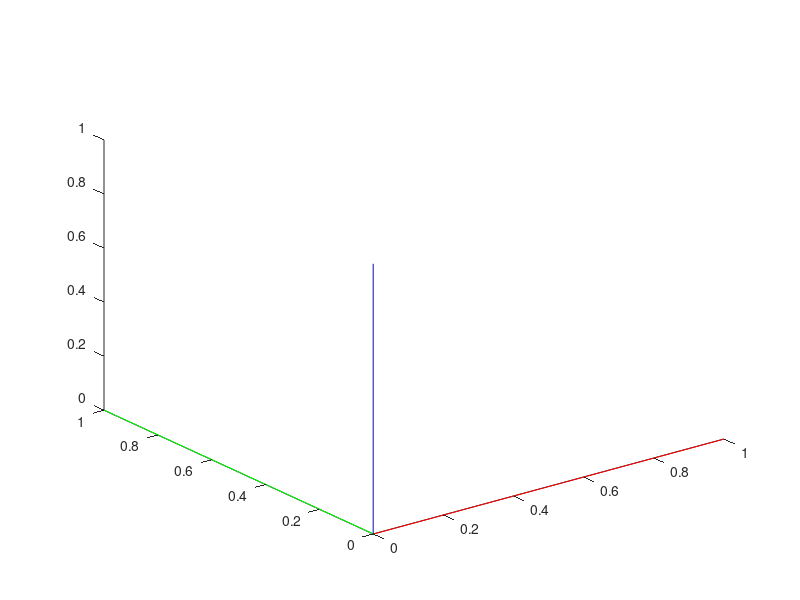

The MATLAB script that drew this image: (Note: this script raises an error after producing the figure.)
close all;
view(3);
daspect([1 1 1]);
plot3([0,1],[0,0],[0,0],'Color',[1,0,0]);
hold on
plot3([0,0],[0,1],[0,0],'Color',[0,1,0]);
plot3([0,0],[0,0],[0,1],'Color',[0,0,1]);

v1 = zRot(pi/4)*[1;0;0]
v2 = zRot(pi/4)*[0;1;0]
v3 = zRot(pi/4)*[0;0;1]

plot3([0,v1(1)],[0,v1(2)],[0,v1(3)],'Color',[1,0,0], 'LineStyle','--');
plot3([0,v2(1)],[0,v2(2)],[0,v2(3)],'Color',[0,1,0],'LineStyle','--');
plot3([0,v3(1)],[0,v3(2)],[0,v3(3)],'Color',[0,0,1], 'LineStyle','--');
